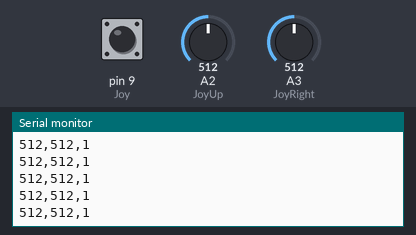
Simulated run of this sketch. Board: Arduino Uno, built with avr-gcc and run on an emulated ATmega328P. Parts: the last lines printed to the serial monitor. The inputs (shaded band) are chosen by the test bench; at power-on: A2 (JoyUp) = 512, A3 (JoyRight) = 512, pin 9 (Joy) HIGH.

Above: at 1.2 s.
1.3 s: A2 (JoyUp) set to 716
At 1.56 s:
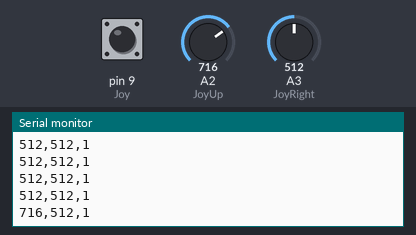
2.8 s: A3 (JoyRight) set to 716
At 2.96 s:
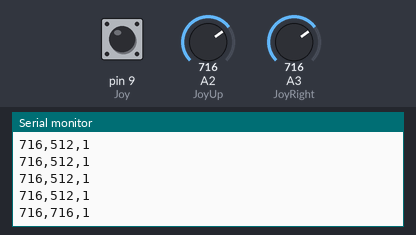
4.3 s: pin 9 (Joy) pulled LOW for 0.25 s
At 4.57 s:
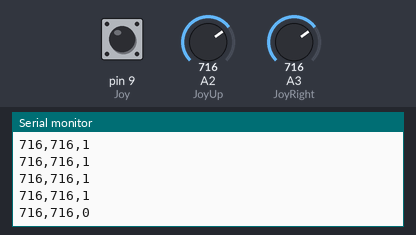
6.0 s: A2 (JoyUp) set to 900
At 6.17 s:
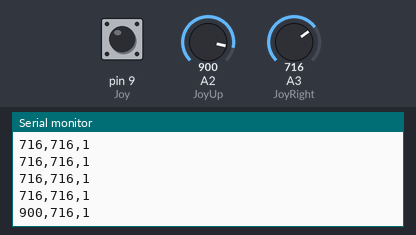
7.5 s: pin 9 (Joy) pulled LOW for 1 s
At 7.78 s:
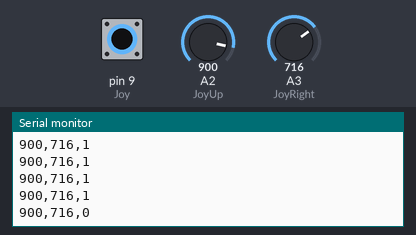
10.0 s: A3 (JoyRight) set to 900
At 10.19 s:
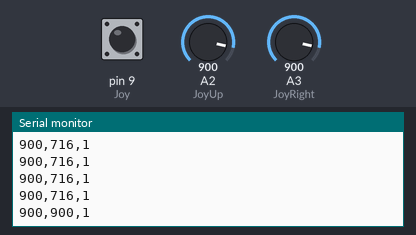
Timing chart, 0 to 12.5 s (numbered marks = the images above; inputs shaded):
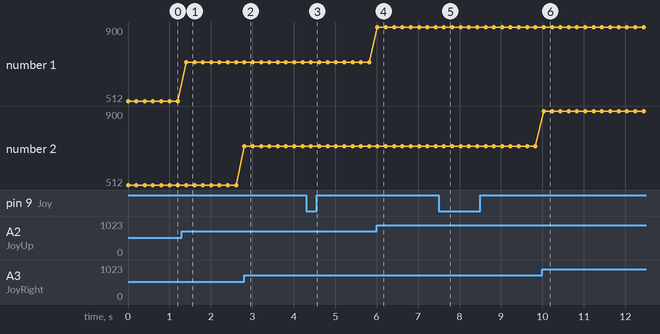

The sketch:

JOYSTICK.ino
```cpp
#define JoyUp  A2
#define JoyRight  A3
#define Joy 9
void setup() {

  Serial.begin(9600);
  pinMode(9, INPUT_PULLUP);
}

void loop() {
  int  Pot1 = analogRead(JoyUp);
  int  Pot2 = analogRead(JoyRight);
  int Joy1 = digitalRead(Joy);

  Serial.print(Pot1);
  Serial.print(",");
  Serial.print(Pot2);
  Serial.print(",");
  Serial.println(Joy1);

  delay(200);


}
```

Measured:
- after the input at 1.3 s, the serial monitor: prints a new line after 0.11 s (image 1)
- after the input at 2.8 s, the serial monitor: prints a new line at once (image 2)
- after the input at 4.3 s, the serial monitor: prints a new line after 0.11 s (image 3)
- after the input at 6.0 s, the serial monitor: prints a new line at once (image 4)
- after the input at 7.5 s, the serial monitor: prints a new line after 0.12 s (image 5)
- after the input at 10.0 s, the serial monitor: prints a new line at once (image 6)
- plotted number 1: 512 → 716 after the input at 1.3 s, 716 → 900 after the input at 6.0 s
